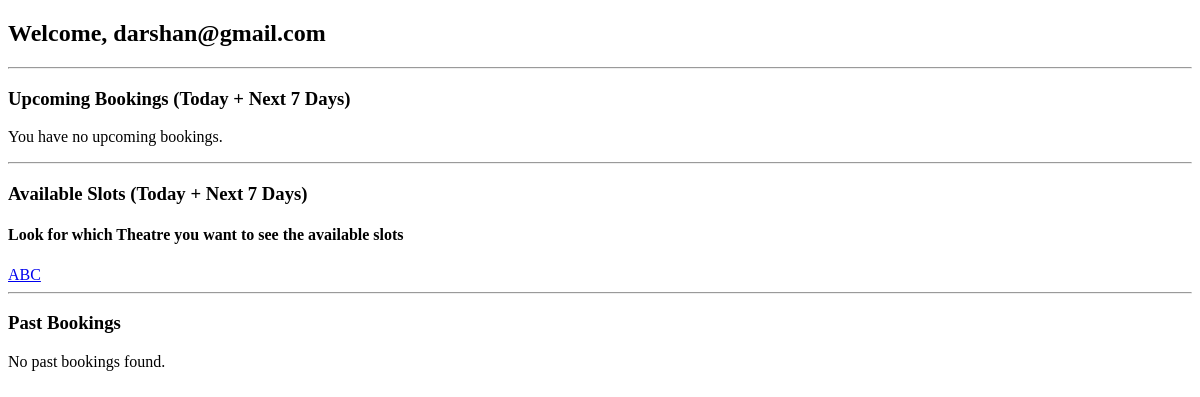
/dashboard (signed in), run on an earlier commit of the app's database.
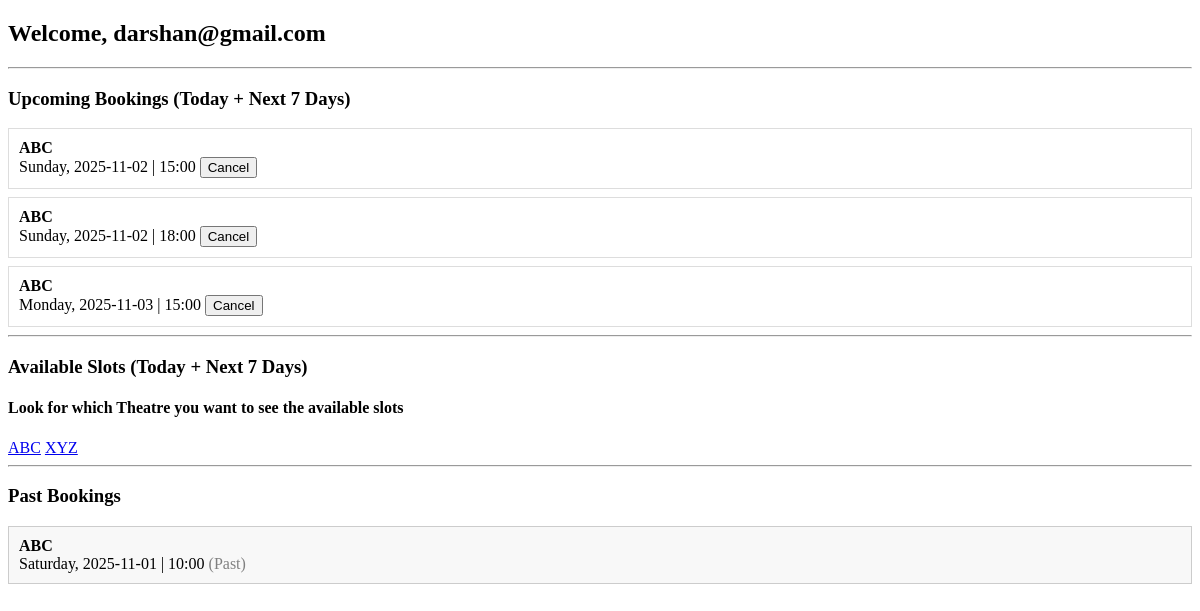
And on a later commit of the database.
### app.py (models this page shows)
class Theatre(db.Model):
    tid=db.Column(db.Integer,primary_key=True,autoincrement=True)
    theatre_name=db.Column(db.String,unique=True,nullable=False)
    location=db.Column(db.String,nullable=False)
    franchise=db.Column(db.String,nullable=False)
    u_id=db.Column(db.Integer,db.ForeignKey(User.uid),nullable=False)
    user = db.relationship(User,backref='theatre',lazy=True)

class Booking(db.Model):
    bid = db.Column(db.Integer, primary_key=True, autoincrement=True)
    u_id = db.Column(db.Integer, db.ForeignKey(User.uid), nullable=True)
    t_id = db.Column(db.Integer, db.ForeignKey(Theatre.tid), nullable=False)
    booking_date = db.Column(db.Date, nullable=False)
    booking_time = db.Column(db.Time, nullable=False)
    status = db.Column(db.String, nullable=False, default='Available')    #Availablle,Booked,Canceled,Completed
    user = db.relationship(User, backref='bookings', lazy=True)
    theatre = db.relationship(Theatre, backref='bookings', lazy=True)

### app.py (the view, shortened to what this page needs)
@app.route("/dashboard")
def dashboard_page():
    jinjaemail = session.get("email")
    role = session.get("f_rid")
    if role == 1:
        theatres = Theatre.query.all()
        users = User.query.all()
        return render_template("AdminDashboard.html",jinjaemail=jinjaemail,theatres=theatres,users=users)
    if role == 2:
            current_user = User.query.filter_by(email=jinjaemail).first()
            uid = current_user.uid
            all_theatres=Theatre.query.all()
            now = datetime.now()
            today = now.date()
            end_date = today + timedelta(days=7)
            all_my_bookings = (
                Booking.query.join(Theatre)
                .filter(
                    Booking.u_id == uid,
                    Booking.booking_date >= today,
                    Booking.booking_date <= end_date
                )
                .order_by(Booking.booking_date, Booking.booking_time)
                .all()
            )
            my_bookings = [
                s for s in all_my_bookings
                if datetime.combine(s.booking_date, s.booking_time) >= now
            ]
            all_bookings_out_of_the_window = (
                Booking.query.join(Theatre)
                .filter(Booking.u_id == uid)
                .order_by(Booking.booking_date.desc(), Booking.booking_time.desc())
                .all()
            )
            past_bookings = [
                s for s in all_bookings_out_of_the_window
                if datetime.combine(s.booking_date, s.booking_time) < now
            ]
            return render_template(
                "Dashboard.html",
                jinjaemail=jinjaemail,
                my_bookings=my_bookings,
                past_bookings=past_bookings,
                all_theatres=all_theatres
            )

### app.py (called while the page is built)
@app.context_processor
def inject_now():
    from datetime import datetime
    return {'now': datetime.utcnow}

### templates/Dashboard.html (shortened to what this page needs)
<!DOCTYPE html>
<html lang="en">
<head>
</head>
<body>
    <h2>Welcome, {{ jinjaemail }}</h2>
    <hr>
    <h3>Upcoming Bookings (Today + Next 7 Days)</h3>
    {% if my_bookings %}
        {% for slot in my_bookings %}
            <div style="border:1px solid #ddd; padding:10px; margin:8px 0;">
                <strong>{{ slot.theatre.theatre_name }}</strong><br>
                {{ slot.booking_date.strftime('%A, %Y-%m-%d') }} |
                {{ slot.booking_time.strftime('%H:%M') }}
                <form method="POST" action="{{ url_for('cancel_booking', booking_id=slot.bid) }}" style="display:inline;">
                    <button type="submit">Cancel</button>
                </form>
            </div>
        {% endfor %}
    {% else %}
        <p>You have no upcoming bookings.</p>
    {% endif %}
    <hr>
    <h3>Available Slots (Today + Next 7 Days)</h3>
    <h4>Look for which Theatre you want to see the available slots</h4>
    {% for theatre in all_theatres %}
    <a href="/theatre_profile/{{theatre.tid}}">{{theatre.theatre_name}}</a>
    {% endfor %}
    <hr>
    <h3>Past Bookings</h3>
    {% if past_bookings %}
        {% for slot in past_bookings %}
            <div style="border:1px solid #ccc; padding:10px; margin:8px 0; background:#f8f8f8;">
                <strong>{{ slot.theatre.theatre_name }}</strong><br>
                {{ slot.booking_date.strftime('%A, %Y-%m-%d') }} |
                {{ slot.booking_time.strftime('%H:%M') }}
                <span style="color: gray;">(Past)</span>
            </div>
        {% endfor %}
    {% else %}
        <p>No past bookings found.</p>
    {% endif %}
</body>
</html>

What changed in the data, as far as the page shows it:
added Booking: theatre.theatre_name "ABC", booking_date "Sunday, 2025-11-02", booking_time "15:00", shown under "Upcoming Bookings (Today + Next 7 Days)"
added Booking: theatre.theatre_name "ABC", booking_date "Sunday, 2025-11-02", booking_time "18:00", shown under "Upcoming Bookings (Today + Next 7 Days)"
added Booking: theatre.theatre_name "ABC", booking_date "Monday, 2025-11-03", booking_time "15:00", shown under "Upcoming Bookings (Today + Next 7 Days)"
added Theatre: theatre_name "XYZ"
added Booking: theatre.theatre_name "ABC", booking_date "Saturday, 2025-11-01", booking_time "10:00", shown under "Past Bookings"
Also different on the page:
text no longer shown: "You have no upcoming bookings. No past bookings found."
